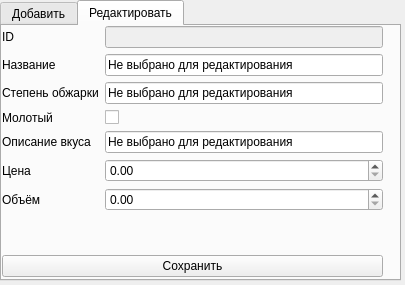
<?xml version="1.0" encoding="UTF-8"?>
<ui version="4.0">
 <class>Form</class>
 <widget class="QWidget" name="Form">
  <property name="geometry">
   <rect>
    <x>0</x>
    <y>0</y>
    <width>405</width>
    <height>285</height>
   </rect>
  </property>
  <property name="windowTitle">
   <string>Кофеёчек 2</string>
  </property>
  <widget class="QWidget" name="verticalLayoutWidget_3">
   <property name="geometry">
    <rect>
     <x>0</x>
     <y>0</y>
     <width>401</width>
     <height>281</height>
    </rect>
   </property>
   <layout class="QVBoxLayout" name="vlayout_main">
    <item>
     <widget class="QTabWidget" name="tab_widget">
      <property name="tabShape">
       <enum>QTabWidget::Rounded</enum>
      </property>
      <property name="currentIndex">
       <number>1</number>
      </property>
      <widget class="QWidget" name="tab_add">
       <attribute name="title">
        <string>Добавить</string>
       </attribute>
       <widget class="QWidget" name="verticalLayoutWidget">
        <property name="geometry">
         <rect>
          <x>0</x>
          <y>0</y>
          <width>381</width>
          <height>251</height>
         </rect>
        </property>
        <layout class="QVBoxLayout" name="vlayout_add_main">
         <item>
          <layout class="QFormLayout" name="form_layout_add">
           <item row="0" column="0">
            <widget class="QLabel" name="label_name">
             <property name="text">
              <string>Название</string>
             </property>
            </widget>
           </item>
           <item row="0" column="1">
            <widget class="QLineEdit" name="line_edit_name_add"/>
           </item>
           <item row="1" column="0">
            <widget class="QLabel" name="label_fired_level">
             <property name="text">
              <string>Степень обжарки</string>
             </property>
            </widget>
           </item>
           <item row="1" column="1">
            <widget class="QLineEdit" name="line_edit_fired_level_add"/>
           </item>
           <item row="2" column="0">
            <widget class="QLabel" name="label_is_grounded">
             <property name="text">
              <string>Молотый</string>
             </property>
            </widget>
           </item>
           <item row="2" column="1">
            <widget class="QCheckBox" name="check_box_is_grounded_add">
             <property name="text">
              <string/>
             </property>
            </widget>
           </item>
           <item row="3" column="0">
            <widget class="QLabel" name="label_taste_description">
             <property name="text">
              <string>Описание вкуса</string>
             </property>
            </widget>
           </item>
           <item row="3" column="1">
            <widget class="QLineEdit" name="line_edit_taste_description_add"/>
           </item>
           <item row="4" column="0">
            <widget class="QLabel" name="label_price">
             <property name="text">
              <string>Цена</string>
             </property>
            </widget>
           </item>
           <item row="4" column="1">
            <widget class="QDoubleSpinBox" name="double_spin_box_price_add"/>
           </item>
           <item row="5" column="0">
            <widget class="QLabel" name="label_size">
             <property name="text">
              <string>Объём</string>
             </property>
            </widget>
           </item>
           <item row="5" column="1">
            <widget class="QDoubleSpinBox" name="double_spin_box_size_add"/>
           </item>
          </layout>
         </item>
         <item>
          <widget class="QPushButton" name="button_add">
           <property name="text">
            <string>Добавить</string>
           </property>
          </widget>
         </item>
        </layout>
       </widget>
      </widget>
      <widget class="QWidget" name="tab_edit">
       <attribute name="title">
        <string>Редактировать</string>
       </attribute>
       <widget class="QWidget" name="verticalLayoutWidget_2">
        <property name="geometry">
         <rect>
          <x>0</x>
          <y>0</y>
          <width>381</width>
          <height>251</height>
         </rect>
        </property>
        <layout class="QVBoxLayout" name="vlayout_edit_main">
         <item>
          <layout class="QFormLayout" name="form_layout_edit">
           <item row="0" column="0">
            <widget class="QLabel" name="label_id_2">
             <property name="text">
              <string>ID</string>
             </property>
            </widget>
           </item>
           <item row="1" column="0">
            <widget class="QLabel" name="label_name_2">
             <property name="text">
              <string>Название</string>
             </property>
            </widget>
           </item>
           <item row="2" column="0">
            <widget class="QLabel" name="label_fired_level_2">
             <property name="text">
              <string>Степень обжарки</string>
             </property>
            </widget>
           </item>
           <item row="3" column="0">
            <widget class="QLabel" name="label_is_grounded_2">
             <property name="text">
              <string>Молотый</string>
             </property>
            </widget>
           </item>
           <item row="4" column="0">
            <widget class="QLabel" name="label_taste_description_2">
             <property name="text">
              <string>Описание вкуса</string>
             </property>
            </widget>
           </item>
           <item row="5" column="0">
            <widget class="QLabel" name="label_price_2">
             <property name="text">
              <string>Цена</string>
             </property>
            </widget>
           </item>
           <item row="6" column="0">
            <widget class="QLabel" name="label_size_2">
             <property name="text">
              <string>Объём</string>
             </property>
            </widget>
           </item>
           <item row="5" column="1">
            <widget class="QDoubleSpinBox" name="double_spin_box_price_edit"/>
           </item>
           <item row="6" column="1">
            <widget class="QDoubleSpinBox" name="double_spin_box_size_edit"/>
           </item>
           <item row="1" column="1">
            <widget class="QLineEdit" name="line_edit_name_edit">
             <property name="text">
              <string>Не выбрано для редактирования</string>
             </property>
            </widget>
           </item>
           <item row="2" column="1">
            <widget class="QLineEdit" name="line_edit_fired_level_edit">
             <property name="text">
              <string>Не выбрано для редактирования</string>
             </property>
            </widget>
           </item>
           <item row="4" column="1">
            <widget class="QLineEdit" name="line_edit_taste_description_edit">
             <property name="text">
              <string>Не выбрано для редактирования</string>
             </property>
            </widget>
           </item>
           <item row="3" column="1">
            <widget class="QCheckBox" name="check_box_is_grounded_edit">
             <property name="text">
              <string/>
             </property>
            </widget>
           </item>
           <item row="0" column="1">
            <widget class="QLineEdit" name="line_edit_id">
             <property name="enabled">
              <bool>false</bool>
             </property>
            </widget>
           </item>
          </layout>
         </item>
         <item>
          <widget class="QPushButton" name="button_save_changes">
           <property name="text">
            <string>Сохранить</string>
           </property>
          </widget>
         </item>
        </layout>
       </widget>
      </widget>
     </widget>
    </item>
   </layout>
  </widget>
 </widget>
 <resources/>
 <connections/>
</ui>
